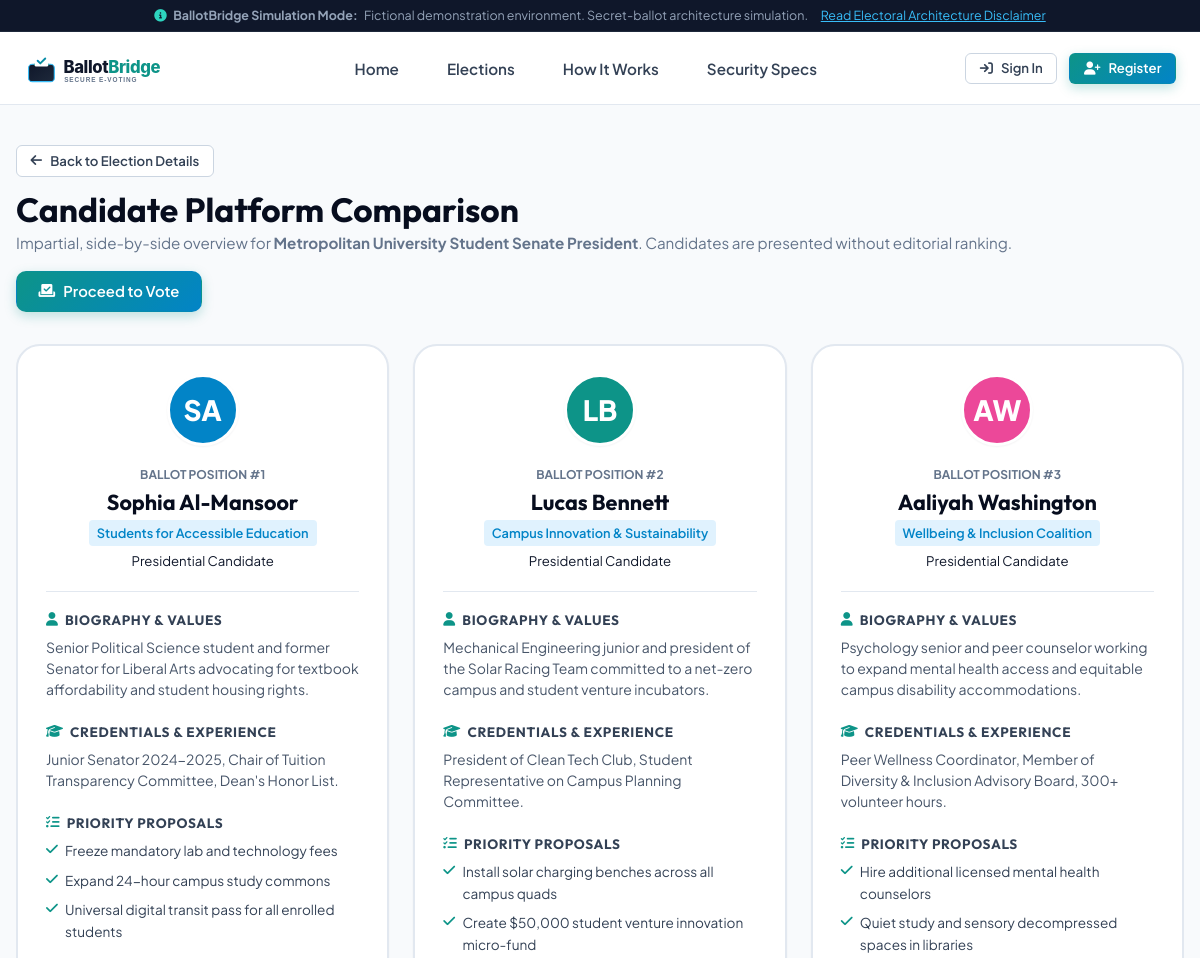
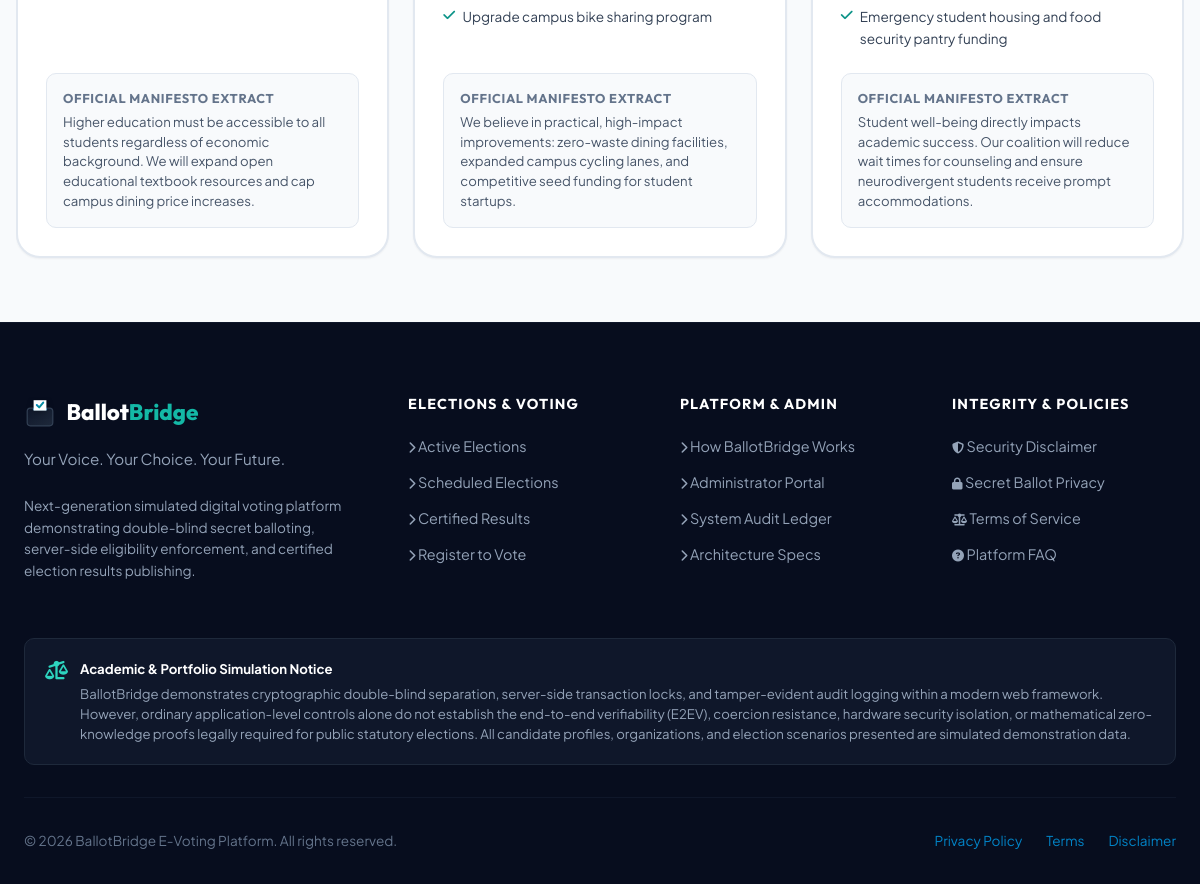
The app's page /election/metropolitan-university-student-senate-president/compare/ with its own data (2 pictures, top to bottom).
### voting/models.py (models this page shows, shortened)
class Election(models.Model):
    title = models.CharField(max_length=200)
    slug = models.SlugField(max_length=220, unique=True, blank=True)
    tagline = models.CharField(max_length=255, blank=True, default='Empowering community decision making')
    description = models.TextField(help_text='Detailed information regarding election purpose and scope')
    category = models.CharField(max_length=30, choices=ElectionCategory.choices, default=ElectionCategory.NATIONAL_YOUTH)
    status = models.CharField(max_length=25, choices=ElectionStatus.choices, default=ElectionStatus.SCHEDULED)
    start_time = models.DateTimeField()
    end_time = models.DateTimeField()
    eligibility_criteria = models.CharField(
        max_length=50,
        choices=[
            ('ALL', 'All Registered Voters'),
            ('STUDENTS', 'Registered Students Only'),
            ('FACULTY', 'Academic Faculty Only'),
            ('COMMUNITY', 'Community Members'),
        ],
        default='ALL'
    )
    banner_color = models.CharField(max_length=25, default='#1e3a8a')
    banner_icon = models.CharField(max_length=50, default='vote')
    is_featured = models.BooleanField(default=False)
    created_by = models.ForeignKey(User, on_delete=models.SET_NULL, null=True, blank=True, related_name='created_elections')
    created_at = models.DateTimeField(auto_now_add=True)
    updated_at = models.DateTimeField(auto_now=True)
    class Meta:
        ordering = ['-start_time']
    def is_voting_open(self):
        now = timezone.now()
        return self.status == ElectionStatus.ACTIVE and self.start_time <= now <= self.end_time

class Candidate(models.Model):
    election = models.ForeignKey(Election, on_delete=models.CASCADE, related_name='candidates')
    name = models.CharField(max_length=150)
    ballot_number = models.PositiveIntegerField(default=1)
    party_or_slate = models.CharField(max_length=150, blank=True, default='Independent')
    role_title = models.CharField(max_length=150, blank=True, default='Candidate for Office')
    photo = models.ImageField(upload_to='candidates/', blank=True, null=True)
    avatar_color = models.CharField(max_length=20, default='#0284c7')
    avatar_initials = models.CharField(max_length=4, blank=True, default='')
    short_bio = models.TextField(help_text='Concise summary of experience and values')
    qualifications = models.TextField(help_text='Educational, professional, and leadership credentials')
    manifesto = models.TextField(help_text='Official campaign manifesto statement')
    key_proposals = models.TextField(help_text='Key proposal points, separated by newlines')
    email = models.EmailField(blank=True, default='')
    created_at = models.DateTimeField(auto_now_add=True)
    class Meta:
        ordering = ['ballot_number', 'name']
    def get_proposals_list(self):
        return [p.strip() for p in self.key_proposals.splitlines() if p.strip()]

### voting/views.py (the view)
# urls.py: path('election/<slug:slug>/compare/', views.candidate_compare_view, name='candidate_compare'),
def candidate_compare_view(request, slug):
    election = get_object_or_404(Election, slug=slug)
    candidates = election.candidates.all()
    context = {
        'election': election,
        'candidates': candidates,
    }
    return render(request, 'voter/candidate_compare.html', context)

### voting/context_processors.py (called while the page is built)
def ballotbridge_context(request):
    active_count = Election.objects.filter(status=ElectionStatus.ACTIVE).count()
    user_profile = None
    is_admin_user = False
    if request.user.is_authenticated:
        user_profile = getattr(request.user, 'profile', None)
        if user_profile and user_profile.is_admin_role:
            is_admin_user = True
        elif request.user.is_superuser or request.user.is_staff:
            is_admin_user = True
    return {
        'APP_NAME': 'BallotBridge',
        'APP_TAGLINE': 'Your Voice. Your Choice. Your Future.',
        'ACTIVE_ELECTIONS_COUNT': active_count,
        'CURRENT_USER_PROFILE': user_profile,
        'IS_ADMIN_USER': is_admin_user,
        'CURRENT_YEAR': timezone.now().year,
    }

### templates/voter/candidate_compare.html (shortened to what this page needs)
{% extends 'base.html' %}
{% load static %}
{% block content %}
<div class="container container-wide" style="padding: 2.5rem 1rem;">
  <div style="display: flex; justify-content: space-between; align-items: center; margin-bottom: 2rem; flex-wrap: wrap; gap: 1rem;">
    <div>
      <a href="{% url 'election_detail' slug=election.slug %}" class="btn btn-secondary btn-sm" style="margin-bottom: 0.75rem;">
        <i class="fa-solid fa-arrow-left"></i>
        <span>Back to Election Details</span>
      </a>
      <h1 style="font-size: 2.1rem; color: var(--navy-950);">Candidate Platform Comparison</h1>
      <p style="color: var(--slate-500); font-size: 0.95rem;">
        Impartial, side-by-side overview for <strong>{{ election.title }}</strong>. Candidates are presented without editorial ranking.
      </p>
    </div>
    {% if election.is_voting_open and not election.has_user_voted %}
    <a href="{% url 'vote_select' slug=election.slug %}" class="btn btn-primary">
      <i class="fa-solid fa-check-to-slot"></i>
      <span>Proceed to Vote</span>
    </a>
    {% endif %}
  </div>
  <div style="overflow-x: auto; padding-bottom: 1.5rem;">
    <div style="display: grid; grid-template-columns: repeat({{ candidates.count }}, minmax(320px, 1fr)); gap: 1.5rem; min-width: {% if candidates.count > 2 %}960px{% else %}650px{% endif %};">
      {% for cand in candidates %}
      <div style="background: var(--white); border: 2px solid var(--slate-200); border-radius: var(--radius-xl); padding: 1.75rem; box-shadow: var(--shadow-sm); display: flex; flex-direction: column;">
        <div style="text-align: center; padding-bottom: 1.25rem; border-bottom: 1px solid var(--slate-200); margin-bottom: 1.25rem;">
          <div class="candidate-avatar" style="width: 72px; height: 72px; font-size: 1.75rem; margin: 0 auto 0.85rem; background: {{ cand.avatar_color|default:'#0284c7' }};">
            {{ cand.avatar_initials|default:cand.name|slice:":2"|upper }}
          </div>
          <span style="font-size: 0.75rem; font-weight: 700; color: var(--slate-500); text-transform: uppercase;">
            Ballot Position #{{ cand.ballot_number }}
          </span>
          <h3 style="font-size: 1.35rem; color: var(--navy-950); margin: 0.2rem 0;">{{ cand.name }}</h3>
          <span class="candidate-party-badge">{{ cand.party_or_slate|default:"Independent" }}</span>
          <span style="display: block; font-size: 0.825rem; color: var(--slate-600); margin-top: 0.25rem;">
            {{ cand.role_title }}
          </span>
        </div>
        <div style="margin-bottom: 1.5rem;">
          <h4 style="font-size: 0.85rem; text-transform: uppercase; color: var(--navy-700); letter-spacing: 0.05em; margin-bottom: 0.5rem; display: flex; align-items: center; gap: 0.4rem;">
            <i class="fa-solid fa-user" style="color: var(--teal-600);"></i>
            Biography & Values
          </h4>
          <p style="font-size: 0.875rem; color: var(--navy-600); line-height: 1.5;">
            {{ cand.short_bio }}
          </p>
        </div>
        <div style="margin-bottom: 1.5rem;">
          <h4 style="font-size: 0.85rem; text-transform: uppercase; color: var(--navy-700); letter-spacing: 0.05em; margin-bottom: 0.5rem; display: flex; align-items: center; gap: 0.4rem;">
            <i class="fa-solid fa-graduation-cap" style="color: var(--teal-600);"></i>
            Credentials & Experience
          </h4>
          <p style="font-size: 0.875rem; color: var(--navy-600); line-height: 1.5;">
            {{ cand.qualifications }}
          </p>
        </div>
        <div style="margin-bottom: 1.5rem; flex-grow: 1;">
          <h4 style="font-size: 0.85rem; text-transform: uppercase; color: var(--navy-700); letter-spacing: 0.05em; margin-bottom: 0.5rem; display: flex; align-items: center; gap: 0.4rem;">
            <i class="fa-solid fa-list-check" style="color: var(--teal-600);"></i>
            Priority Proposals
          </h4>
          <ul style="list-style: none; display: flex; flex-direction: column; gap: 0.5rem; font-size: 0.85rem; color: var(--navy-700);">
            {% for proposal in cand.get_proposals_list %}
            <li style="display: flex; gap: 0.45rem; align-items: flex-start;">
              <i class="fa-solid fa-check" style="color: var(--teal-600); margin-top: 0.2rem;"></i>
              <span>{{ proposal }}</span>
            </li>
            {% endfor %}
          </ul>
        </div>
        <div style="background: var(--slate-50); border: 1px solid var(--slate-200); border-radius: var(--radius-md); padding: 1rem; margin-top: auto;">
          <h4 style="font-size: 0.8rem; text-transform: uppercase; color: var(--slate-500); letter-spacing: 0.05em; margin-bottom: 0.35rem;">
            Official Manifesto Extract
          </h4>
          <p style="font-size: 0.825rem; color: var(--navy-600); line-height: 1.5; max-height: 140px; overflow-y: auto;">
            {{ cand.manifesto }}
          </p>
        </div>
      </div>
      {% endfor %}
    </div>
  </div>
</div>
{% endblock %}

### static/css/style.css (style rules this page uses)
:root { --navy-950: #070d1e; --navy-900: #0f172a; --navy-850: #131f37; --navy-800: #1e293b; --navy-700: #334155; --navy-600: #475569; --teal-600: #0d9488; --teal-500: #14b8a6; --teal-400: #2dd4bf; --teal-100: #ccfbf1; --teal-50: #f0fdfa; --blue-600: #0284c7; --blue-500: #0ea5e9; --blue-100: #e0f2fe; --emerald-600: #059669; --emerald-500: #10b981; --emerald-50: #ecfdf5; --amber-600: #d97706; --amber-500: #f59e0b; --amber-50: #fffbeb; --rose-600: #e11d48; --rose-500: #f43f5e; --rose-50: #fff1f2; --indigo-600: #4f46e5; --indigo-50: #eef2ff; --slate-50: #f8fafc; --slate-100: #f1f5f9; --slate-200: #e2e8f0; --slate-300: #cbd5e1; --slate-400: #94a3b8; --slate-500: #64748b; --white: #ffffff; --font-sans: 'Plus Jakarta Sans', -apple-system, BlinkMacSystemFont, 'Segoe UI', Roboto, sans-serif; --font-heading: 'Outfit', var(--font-sans); --font-mono: 'JetBrains Mono', monospace; --shadow-sm: 0 1px 2px 0 rgba(15, 23, 42, 0.05); --shadow-md: 0 4px 6px -1px rgba(15, 23, 42, 0.08), 0 2px 4px -2px rgba(15, 23, 42, 0.06); --shadow-lg: 0 10px 15px -3px rgba(15, 23, 42, 0.08), 0 4px 6px -4px rgba(15, 23, 42, 0.04); --shadow-xl: 0 20px 25px -5px rgba(15, 23, 42, 0.1), 0 8px 10px -6px rgba(15, 23, 42, 0.05); --shadow-glow: 0 0 25px rgba(13, 148, 136, 0.2); --radius-sm: 6px; --radius-md: 10px; --radius-lg: 16px; --radius-xl: 24px; --radius-full: 9999px; --transition-fast: 0.15s ease; --transition-normal: 0.25s ease; }
*, *::before, *::after { box-sizing: border-box; margin: 0; padding: 0; }
html { font-size: 16px; scroll-behavior: smooth; }
body { font-family: var(--font-sans); background-color: var(--slate-50); color: var(--navy-900); line-height: 1.6; min-height: 100vh; display: flex; flex-direction: column; -webkit-font-smoothing: antialiased; }
a { color: var(--blue-600); text-decoration: none; transition: color var(--transition-fast); }
h1, h2, h3, h4, h5, h6 { font-family: var(--font-heading); color: var(--navy-900); font-weight: 700; line-height: 1.25; }
.container { width: 100%; max-width: 1240px; margin: 0 auto; padding: 0 1.5rem; }
.container-wide { max-width: 1400px; }
.btn { display: inline-flex; align-items: center; justify-content: center; gap: 0.5rem; font-family: var(--font-sans); font-size: 0.925rem; font-weight: 600; padding: 0.65rem 1.35rem; border-radius: var(--radius-md); border: 1px solid transparent; cursor: pointer; transition: all var(--transition-fast); text-decoration: none; line-height: 1.25; white-space: nowrap; }
.btn-primary { background: linear-gradient(135deg, var(--teal-600), var(--blue-600)); color: var(--white); box-shadow: 0 4px 12px rgba(13, 148, 136, 0.25); }
.btn-secondary { background: var(--white); border-color: var(--slate-300); color: var(--navy-700); }
.btn-sm { font-size: 0.825rem; padding: 0.4rem 0.85rem; border-radius: var(--radius-sm); }
.candidate-avatar { width: 64px; height: 64px; border-radius: 50%; background: var(--teal-600); color: var(--white); font-weight: 800; font-size: 1.5rem; display: flex; align-items: center; justify-content: center; flex-shrink: 0; box-shadow: var(--shadow-sm); border: 3px solid var(--white); }
.candidate-party-badge { font-size: 0.8rem; font-weight: 600; color: var(--blue-600); background: var(--blue-100); padding: 0.15rem 0.5rem; border-radius: 4px; display: inline-block; }

### records on screen
Election: title "Metropolitan University Student Senate President"
Candidate: avatar_initials "SA", ballot_number "1", name "Sophia Al-Mansoor", party_or_slate "Students for Accessible Education", role_title "Presidential Candidate", short_bio "Senior Political Science student and former Senator for Liberal Arts advocating for textbook affordability and student housing rights.", qualifications "Junior Senator 2024-2025, Chair of Tuition Transparency Committee, Dean's Honor List.", get_proposals_list "Freeze mandatory lab and technology fees" "Expand 24-hour campus study commons" "Universal digital transit pass for all enrolled students", manifesto "Higher education must be accessible to all students regardless of economic background. We will expand open educational textbook resources and cap campus dining price increases."
Candidate: avatar_initials "LB", ballot_number "2", name "Lucas Bennett", party_or_slate "Campus Innovation & Sustainability", role_title "Presidential Candidate", short_bio "Mechanical Engineering junior and president of the Solar Racing Team committed to a net-zero campus and student venture incubators.", qualifications "President of Clean Tech Club, Student Representative on Campus Planning Committee.", get_proposals_list "Install solar charging benches across all campus quads" "Create $50,000 student venture innovation micro-fund" "Upgrade campus bike sharing program", manifesto "We believe in practical, high-impact improvements: zero-waste dining facilities, expanded campus cycling lanes, and competitive seed funding for student startups."
Candidate: avatar_initials "AW", ballot_number "3", name "Aaliyah Washington", party_or_slate "Wellbeing & Inclusion Coalition", role_title "Presidential Candidate", short_bio "Psychology senior and peer counselor working to expand mental health access and equitable campus disability accommodations.", qualifications "Peer Wellness Coordinator, Member of Diversity & Inclusion Advisory Board, 300+ volunteer hours.", get_proposals_list "Hire additional licensed mental health counselors" "Quiet study and sensory decompressed spaces in libraries" "Emergency student housing and food security pantry funding", manifesto "Student well-being directly impacts academic success. Our coalition will reduce wait times for counseling and ensure neurodivergent students receive prompt accommodations."

### other values on screen
{{ APP_TAGLINE }} "Your Voice. Your Choice. Your Future."
